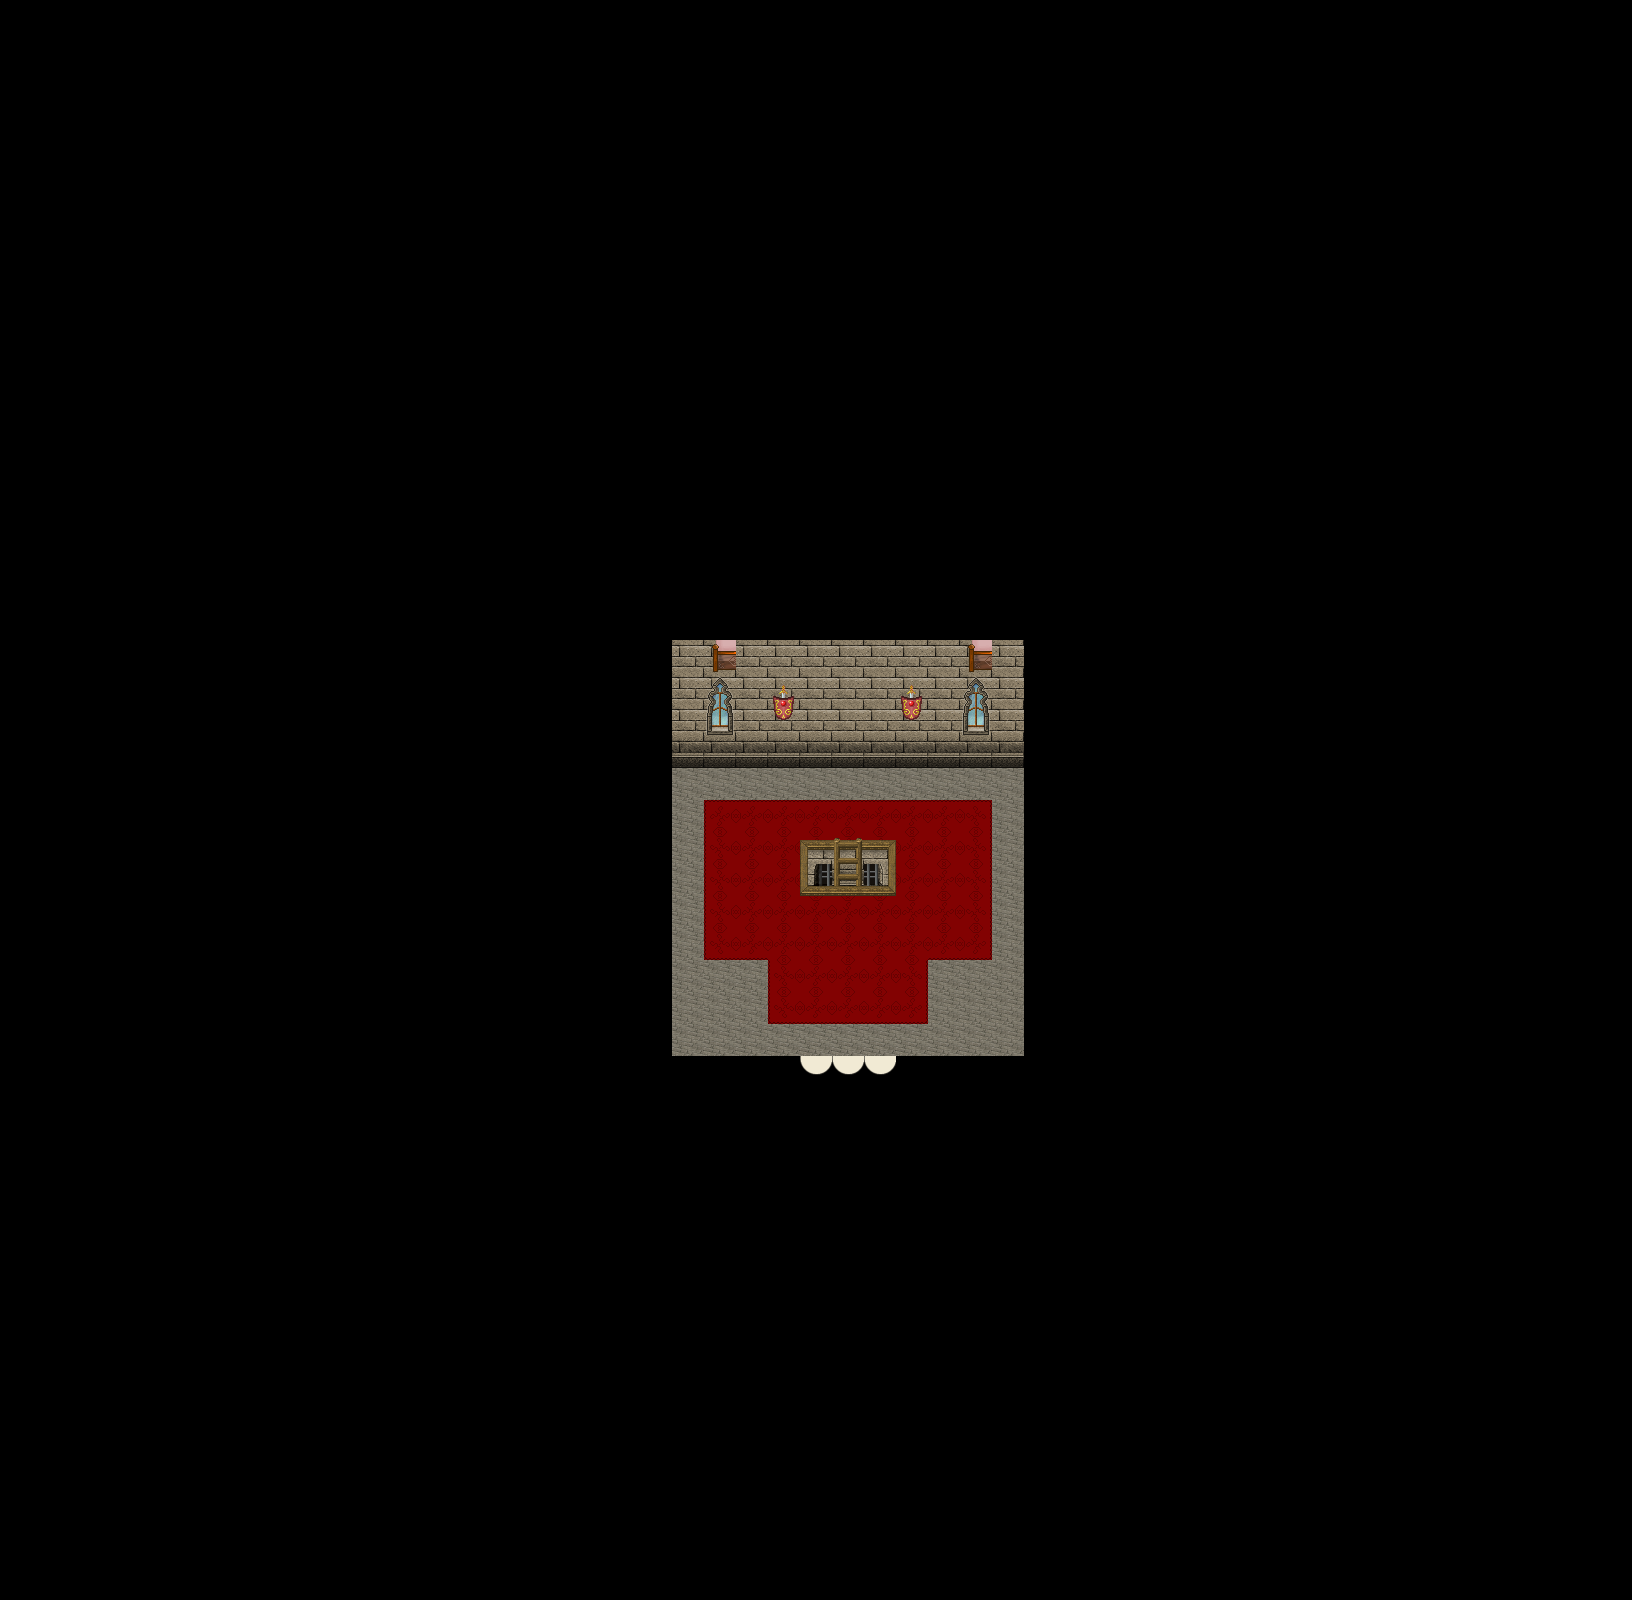

Tiled map render using the project's own tile images. Description and the map definition, with tile-layer contents summarised, below:
An orthogonal 51x50 tile map with 32x32 px tiles, 5 tile layers (Ground, Ground2, Ground3, Fringe, ...), 2 hidden layers not drawn, 6 tilesets and 2 objects (2x warp).

<map version="1.0" tiledversion="1.0.3" orientation="orthogonal" renderorder="right-down" width="51" height="50" tilewidth="32" tileheight="32" nextobjectid="3">
 <properties>
  <property name="name" value="Heroes' Hold - Castle" />
 </properties>
 <tileset firstgid="1" source="../graphics/tilesets/collision.tsx" />
 <tileset firstgid="10" source="../graphics/tilesets/lof/woodland_indoor.tsx" />
 <tileset firstgid="266" source="../graphics/tilesets/lof/castle.tsx" />
 <tileset firstgid="522" source="../graphics/tilesets/lof/castle2.tsx" />
 <tileset firstgid="778" source="../graphics/tilesets/inn.tsx" />
 <tileset firstgid="1034" source="../graphics/tilesets/lof/castle3.tsx" />
 <layer name="Ground" width="51" height="50">
  <data>[2550 cells, 2550 non-empty, 16 distinct tile ids]</data>
 </layer>
 <layer name="Ground2" width="51" height="50">
  <data>[2550 cells, 14 non-empty, 10 distinct tile ids]</data>
 </layer>
 <layer name="Ground3" width="51" height="50">
  <data>[2550 cells, 4 non-empty, 4 distinct tile ids]</data>
 </layer>
 <layer name="Fringe" width="51" height="50">
  <data>[2550 cells, 0 non-empty, 0 distinct tile ids]</data>
 </layer>
 <layer name="Over" width="51" height="50">
  <data>[2550 cells, 8 non-empty, 4 distinct tile ids]</data>
 </layer>
 <layer name="Collision" width="51" height="50" visible="0">
  <data>[2550 cells, 2453 non-empty, 1 distinct tile ids]</data>
 </layer>
 <layer name="Heights" width="51" height="50" visible="0">
  <data>[2550 cells, 0 non-empty, 0 distinct tile ids]</data>
 </layer>
 <objectgroup name="Objects">
  <object id="1" name="To Heroes' Hold - Overworld" type="warp" x="800" y="1056" width="96" height="32">
   <properties>
    <property name="dest_map" value="hh-outside" />
    <property name="dest_x" value="72" />
    <property name="dest_y" value="65" />
   </properties>
  </object>
  <object id="2" name="To Heroes' Hold - Main Cave" type="warp" x="800" y="1056" width="96" height="32">
   <properties>
    <property name="dest_map" value="hh-maincave" />
    <property name="dest_x" value="0" />
    <property name="dest_y" value="0" />
   </properties>
  </object>
 </objectgroup>
</map>
